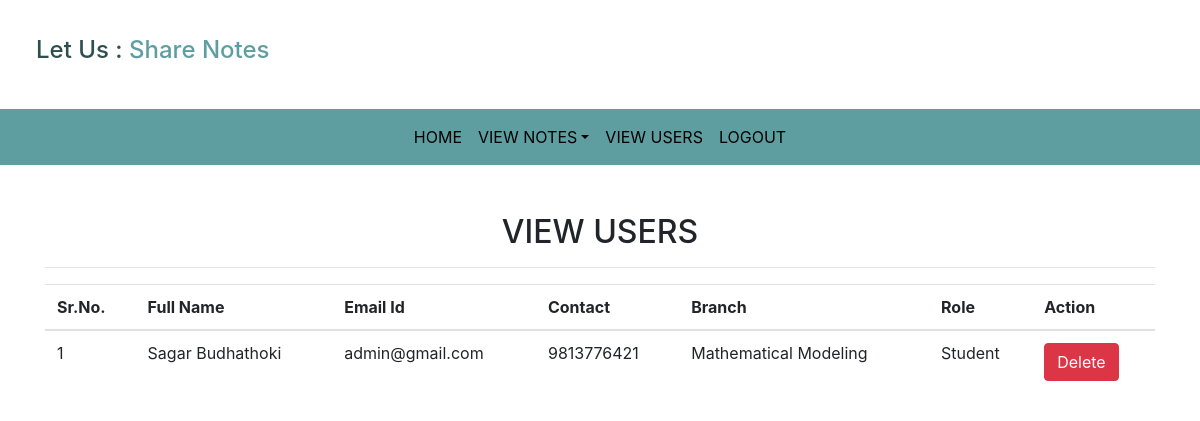
/view_users (signed in), run on the app's committed database.
### Notes/models.py (models this page shows, shortened)
class Signup(models.Model):
    user=models.ForeignKey(User,on_delete=models.CASCADE)
    contact=models.CharField(max_length=10,null=True)
    branch=models.CharField(max_length=30)
    role=models.CharField(max_length=15)

### Notes/views.py (the view)
# urls.py: path('view_users',view_users,name='view_users'),
def view_users(request):
    if not request.user.is_authenticated:
        return redirect('login_admin')
    users=Signup.objects.all()
    d={'users':users}
    return render(request,'view_users.html',d)

### Notes/templates/view_users.html (shortened to what this page needs)
{% extends 'admin_nav.html' %}
{% load static %}
{% block body %}
<link rel="stylesheet" href="https://cdnjs.cloudflare.com/ajax/libs/twitter-bootstrap/4.5.2/css/bootstrap.css">
<link rel="stylesheet" href="https://cdn.datatables.net/1.11.5/css/dataTables.bootstrap4.min.css">
<div class="container mt-5" xmlns="http://www.w3.org/1999/html">
    <h2 class="text-center">VIEW USERS</h2>
        <HR>
    <table class="table table=bordered" id="example">
    <thead>
    <tr>
        <th>Sr.No.</th>
        <th>Full Name</th>
        <th>Email Id</th>
        <th>Contact</th>
        <th>Branch</th>
        <th>Role</th>
        <th>Action</th>
    </tr>
    {% for i in users %}
    <tr>
        <td>{{forloop.counter}}</td>
        <td style="text-transform:capitalize">{{i.user.first_name}} {{i.user.last_name}}</td>
        <td>{{i.user.username}}</td>
        <td>{{i.contact}}</td>
        <td>{{i.branch}}</td>
        <td>{{i.role}}</td>
        <td><a href="{% url 'delete_users' i.user.id %}" class="btn btn-danger" onclick="return confirm('Are you Sure?')">Delete</a></td>
    </tr>
    {% endfor %}
    </thead>
    </table>
</div>
{% endblock %}

### data on the page
Signup: user.first_name "Sagar", user.last_name "Budhathoki", user.username "admin@gmail.com", contact "9813776421", branch "Mathematical Modeling", role "Student"
